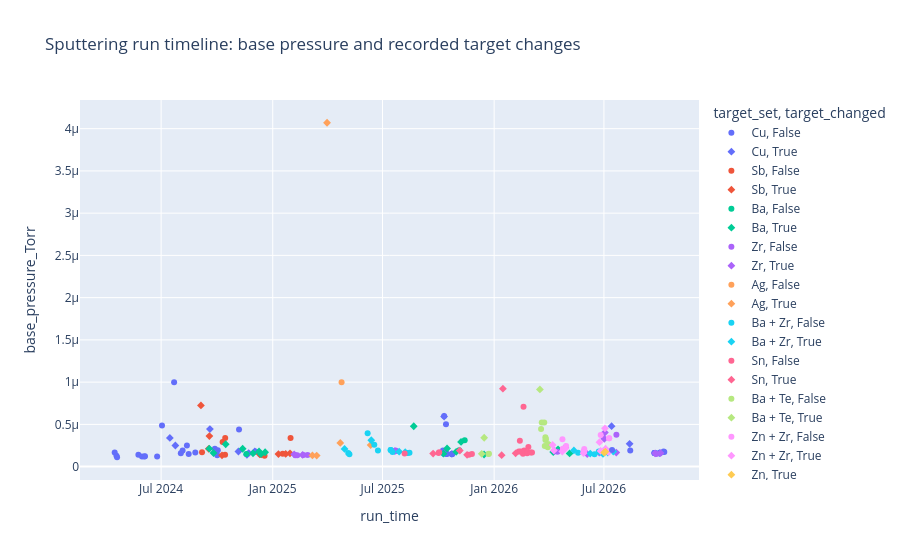
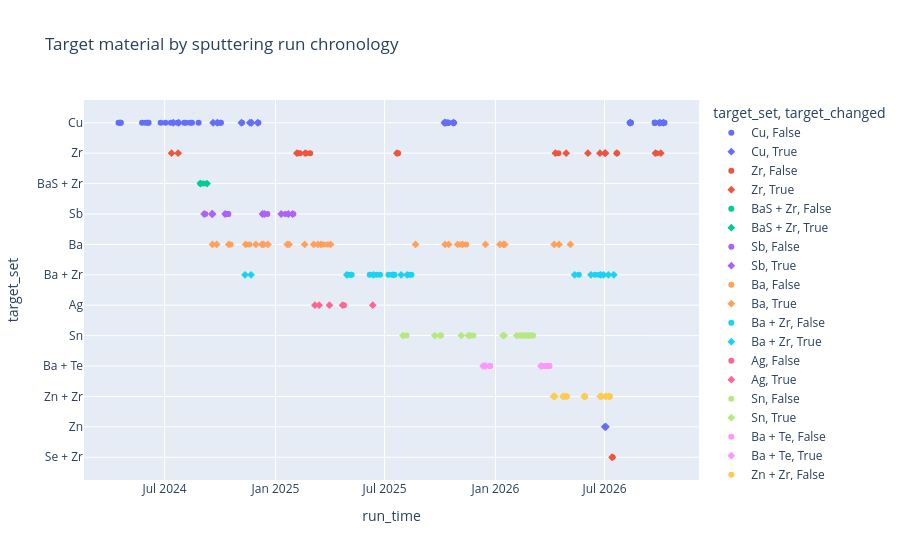

The cell these charts' notebook holds for them, in order:
### Markdown cell above
## Run timeline: base pressure and target changes

Each point is one sputtering entry, ordered by NOMAD entry creation time. The plotted target is the set of target materials recorded for that run. A change in the displayed target set marks a target change in the available record; this is not a verified physical replacement unless the target identity/number also changes.

### Code cell
timeline_source = runs.dropna(subset=['datetime']).copy()
if timeline_source.empty:
    print('No deposition start times returned; cannot order runs reliably.')
else:
    timeline_source['run_time'] = pd.to_datetime(timeline_source['datetime'], utc=True, errors='coerce')
    timeline_source = timeline_source.dropna(subset=['run_time'])
    timeline = timeline_source.groupby('entry_id', as_index=False).agg(
        run_time=('run_time', 'first'), entry_name=('entry_name', 'first'),
        base_pressure_Torr=('base_pressure_Torr', 'first'),
        target_set=('target_material', lambda values: ' + '.join(sorted({str(v) for v in values.dropna()})) or 'unknown'),
        target_numbers=('target_number', lambda values: ', '.join(sorted({str(x) for x in values.dropna()})) or 'unknown'))
    timeline = timeline.sort_values(['run_time', 'entry_id']).reset_index(drop=True)
    timeline['target_changed'] = timeline['target_set'].ne(timeline['target_set'].shift())
    timeline.loc[timeline.index[0], 'target_changed'] = False
    timeline['is_zr_run'] = timeline['target_set'].str.contains(r'(?<![A-Za-z])Zr(?![a-z])', case=False, regex=True)
    timeline['zr_sputtered_before'] = timeline['is_zr_run'].shift(fill_value=False).cummax()
    display(timeline[['run_time',     'entry_name', 'base_pressure_Torr', 'target_set', 'target_numbers', 'target_changed', 'is_zr_run']])
    display(px.scatter(timeline.dropna(subset=['base_pressure_Torr']), x='run_time', y='base_pressure_Torr',
                        color='target_set', symbol='target_changed', hover_data=['entry_name', 'target_numbers', 'is_zr_run'],
                        title='Sputtering run timeline: base pressure and recorded target changes').show())
    display(px.scatter(timeline, x='run_time', y='target_set', color='target_set', symbol='target_changed',
                        hover_data=['entry_name', 'target_numbers'],
                        title='Target material by sputtering run chronology').show())
    # A run's base pressure is measured before that deposition. Exclude Zr runs
    # themselves when comparing subsequent non-Zr runs to earlier non-Zr runs.
    context = timeline[~timeline['is_zr_run'] & timeline['base_pressure_Torr'].notna()].copy()
    context['period'] = context['zr_sputtered_before'].map({False: 'Before first Zr run', True: 'After a prior Zr run'})
    display(context.groupby('period')['base_pressure_Torr'].agg(['count', 'median', 'mean', 'std']))
    print('This before/after summary is chronological and exploratory; recipe, target, maintenance and time trends can confound it.')
